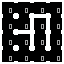

This is a level from a 2D game, rendered from its Tiled map with the project's own tilesets. A one-line summary and the complete map file follow:
An orthogonal 4x4 tile map with 16x16 px tiles, 1 tile layer (Tile Layer 1).

<map version="1.9" tiledversion="1.9.0" orientation="orthogonal" renderorder="right-down" width="4" height="4" tilewidth="16" tileheight="16" infinite="0" nextlayerid="2" nextobjectid="1">
 <tileset firstgid="1" source="../room_layouts.tsx" />
 <layer id="1" name="Tile Layer 1" width="4" height="4">
  <data encoding="csv">
6,8,4,7,
14,11,5,13,
14,7,13,13,
10,12,12,11
</data>
 </layer>
</map>
